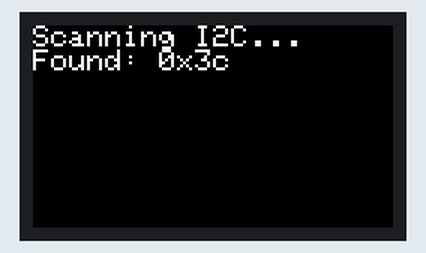
Recording of a sketch running on a simulated ESP32. Parts: 240×135 colour display. What the sketch prints to the serial monitor is not drawn.

Above: at 0.7 s.

The sketch:

05_i2c_scanner.ino
```cpp
#include <M5StickCPlus2.h>
#include <Wire.h>

void setup() {
  auto cfg = M5.config();
  StickCP2.begin(cfg);
  StickCP2.Display.setRotation(1);
  StickCP2.Display.setTextSize(2);

  Serial.begin(115200);
  delay(500);

  Wire.begin();

  StickCP2.Display.println("Scanning I2C...");
  Serial.println("Scanning I2C bus...");

  int found = 0;
  for (byte addr = 1; addr < 127; addr++) {
    Wire.beginTransmission(addr);
    byte error = Wire.endTransmission();
    if (error == 0) {
      Serial.print("Device found at address 0x");
      if (addr < 16) Serial.print("0");
      Serial.println(addr, HEX);

      StickCP2.Display.println("Found: 0x" + String(addr, HEX));
      found++;
    }
  }

  if (found == 0) {
    Serial.println("No I2C devices found.");
    StickCP2.Display.println("None found");
  } else {
    Serial.println("Scan complete. " + String(found) + " device(s) found.");
  }
}

void loop() {
  delay(1000);
}
```
